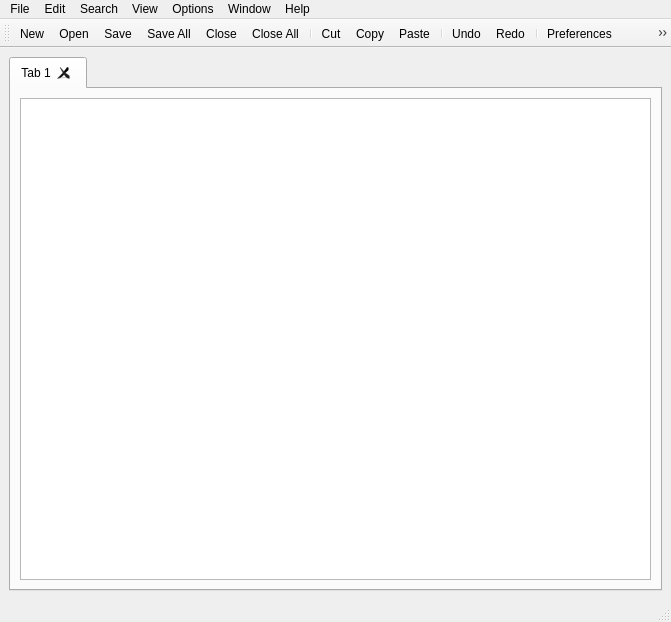
<?xml version="1.0" encoding="UTF-8"?>
<ui version="4.0">
 <class>Editor</class>
 <widget class="QMainWindow" name="Editor">
  <property name="geometry">
   <rect>
    <x>0</x>
    <y>0</y>
    <width>671</width>
    <height>622</height>
   </rect>
  </property>
  <property name="windowTitle">
   <string>Edito Editor</string>
  </property>
  <property name="windowIcon">
   <iconset resource="Resources.qrc">
    <normaloff>:/icons/editoIco.png</normaloff>:/icons/editoIco.png</iconset>
  </property>
  <widget class="QWidget" name="centralwidget">
   <layout class="QGridLayout" name="gridLayout">
    <item row="0" column="0">
     <widget class="QTabWidget" name="editorTabs">
      <property name="currentIndex">
       <number>0</number>
      </property>
      <property name="iconSize">
       <size>
        <width>16</width>
        <height>16</height>
       </size>
      </property>
      <property name="tabsClosable">
       <bool>true</bool>
      </property>
      <widget class="QWidget" name="tab">
       <attribute name="title">
        <string>Tab 1</string>
       </attribute>
       <layout class="QGridLayout" name="gridLayout_2">
        <item row="0" column="0">
         <widget class="CodeEditor" name="TextOut">
          <property name="lineWrapMode">
           <enum>QPlainTextEdit::LineWrapMode::NoWrap</enum>
          </property>
          <property name="overwriteMode">
           <bool>false</bool>
          </property>
         </widget>
        </item>
       </layout>
      </widget>
     </widget>
    </item>
   </layout>
  </widget>
  <widget class="QMenuBar" name="menubar">
   <property name="geometry">
    <rect>
     <x>0</x>
     <y>0</y>
     <width>671</width>
     <height>21</height>
    </rect>
   </property>
   <widget class="QMenu" name="menuFile">
    <property name="title">
     <string>File</string>
    </property>
    <addaction name="actionNew"/>
    <addaction name="actionOpen"/>
    <addaction name="separator"/>
    <addaction name="actionSave"/>
    <addaction name="actionSave_As"/>
    <addaction name="actionSave_All"/>
    <addaction name="actionSave_Copy_As"/>
    <addaction name="actionClose"/>
    <addaction name="actionClose_All"/>
    <addaction name="separator"/>
    <addaction name="actionOpen_Recent_Closed"/>
    <addaction name="separator"/>
    <addaction name="actionHome"/>
    <addaction name="actionExit"/>
   </widget>
   <widget class="QMenu" name="menuEdit">
    <property name="title">
     <string>Edit</string>
    </property>
    <widget class="QMenu" name="menuInsert">
     <property name="title">
      <string>Insert</string>
     </property>
     <addaction name="actionDate_and_Time_Short"/>
     <addaction name="actionDate_and_Time_Long"/>
    </widget>
    <widget class="QMenu" name="menuConvert_Case_to">
     <property name="title">
      <string>Convert Case to</string>
     </property>
     <addaction name="actionUPPERCASE"/>
     <addaction name="actionLowercase"/>
    </widget>
    <widget class="QMenu" name="menuOn_Selection">
     <property name="title">
      <string>On Selection</string>
     </property>
     <addaction name="actionSearch_on_Web"/>
    </widget>
    <widget class="QMenu" name="menuCopy_to_Clipboard">
     <property name="title">
      <string>Copy to Clipboard</string>
     </property>
     <addaction name="actionCopy_Current_File_Path"/>
     <addaction name="actionCopy_Current_Filename"/>
     <addaction name="actionCopy_Current_Dir"/>
    </widget>
    <widget class="QMenu" name="menuEOL_Conversion">
     <property name="title">
      <string>EOL Conversion</string>
     </property>
     <addaction name="actionWindows_CR_LF"/>
     <addaction name="actionUnix_LF"/>
     <addaction name="actionMacintosh_RC"/>
    </widget>
    <addaction name="actionUndo"/>
    <addaction name="actionRedo"/>
    <addaction name="separator"/>
    <addaction name="actionCut"/>
    <addaction name="actionCopy"/>
    <addaction name="actionPaste"/>
    <addaction name="actionDuplicate_Line"/>
    <addaction name="separator"/>
    <addaction name="actionSelect_Line"/>
    <addaction name="actionSelect_All"/>
    <addaction name="separator"/>
    <addaction name="actionDelete"/>
    <addaction name="actionDelete_Word"/>
    <addaction name="actionDelete_line"/>
    <addaction name="actionDelete_to_End_of_Line"/>
    <addaction name="separator"/>
    <addaction name="menuInsert"/>
    <addaction name="menuCopy_to_Clipboard"/>
    <addaction name="menuConvert_Case_to"/>
    <addaction name="menuOn_Selection"/>
    <addaction name="menuEOL_Conversion"/>
    <addaction name="separator"/>
    <addaction name="actionToggle_Read_Only"/>
    <addaction name="separator"/>
   </widget>
   <widget class="QMenu" name="menuView">
    <property name="title">
     <string>View</string>
    </property>
    <widget class="QMenu" name="menuZoom">
     <property name="title">
      <string>Zoom</string>
     </property>
     <addaction name="actionZoom_In"/>
     <addaction name="actionZoom_Out"/>
     <addaction name="actionRestore_Default_Zoom"/>
    </widget>
    <addaction name="actionAlways_On_Top"/>
    <addaction name="menuZoom"/>
    <addaction name="separator"/>
    <addaction name="actionWord_Wrap"/>
    <addaction name="actionFull_Screen"/>
    <addaction name="separator"/>
    <addaction name="actionToggle_Tool_Bar"/>
    <addaction name="actionToggle_Status_Bar"/>
   </widget>
   <widget class="QMenu" name="menuHelp">
    <property name="title">
     <string>Help</string>
    </property>
   </widget>
   <widget class="QMenu" name="menuOptions">
    <property name="title">
     <string>Options</string>
    </property>
    <addaction name="actionPreferences"/>
   </widget>
   <widget class="QMenu" name="menuWindow">
    <property name="title">
     <string>Window</string>
    </property>
   </widget>
   <widget class="QMenu" name="menuSearch">
    <property name="title">
     <string>Search</string>
    </property>
    <addaction name="actionGo_To"/>
   </widget>
   <addaction name="menuFile"/>
   <addaction name="menuEdit"/>
   <addaction name="menuSearch"/>
   <addaction name="menuView"/>
   <addaction name="menuOptions"/>
   <addaction name="menuWindow"/>
   <addaction name="menuHelp"/>
  </widget>
  <widget class="QStatusBar" name="statusbar">
   <property name="acceptDrops">
    <bool>false</bool>
   </property>
  </widget>
  <widget class="QToolBar" name="toolBar">
   <property name="sizePolicy">
    <sizepolicy hsizetype="Preferred" vsizetype="Fixed">
     <horstretch>0</horstretch>
     <verstretch>0</verstretch>
    </sizepolicy>
   </property>
   <property name="acceptDrops">
    <bool>false</bool>
   </property>
   <property name="windowTitle">
    <string>toolBar</string>
   </property>
   <property name="movable">
    <bool>true</bool>
   </property>
   <property name="floatable">
    <bool>true</bool>
   </property>
   <attribute name="toolBarArea">
    <enum>TopToolBarArea</enum>
   </attribute>
   <attribute name="toolBarBreak">
    <bool>false</bool>
   </attribute>
   <addaction name="actionNew"/>
   <addaction name="actionOpen"/>
   <addaction name="actionSave"/>
   <addaction name="actionSave_All"/>
   <addaction name="actionClose"/>
   <addaction name="actionClose_All"/>
   <addaction name="separator"/>
   <addaction name="actionCut"/>
   <addaction name="actionCopy"/>
   <addaction name="actionPaste"/>
   <addaction name="separator"/>
   <addaction name="actionUndo"/>
   <addaction name="actionRedo"/>
   <addaction name="separator"/>
   <addaction name="actionPreferences"/>
   <addaction name="actionHome"/>
   <addaction name="separator"/>
   <addaction name="actionZoom_In"/>
   <addaction name="actionZoom_Out"/>
   <addaction name="separator"/>
  </widget>
  <action name="actionOpen">
   <property name="icon">
    <iconset resource="Resources.qrc">
     <normaloff>:/icons/open.png</normaloff>:/icons/open.png</iconset>
   </property>
   <property name="text">
    <string>Open...</string>
   </property>
   <property name="shortcut">
    <string>Ctrl+O</string>
   </property>
  </action>
  <action name="actionSave">
   <property name="icon">
    <iconset resource="Resources.qrc">
     <normaloff>:/icons/save.png</normaloff>:/icons/save.png</iconset>
   </property>
   <property name="text">
    <string>Save</string>
   </property>
   <property name="shortcut">
    <string>Ctrl+S</string>
   </property>
  </action>
  <action name="actionSave_As">
   <property name="text">
    <string>Save As...</string>
   </property>
   <property name="shortcut">
    <string>Ctrl+Alt+S</string>
   </property>
  </action>
  <action name="actionSave_Copy_As">
   <property name="text">
    <string>Save Copy As...</string>
   </property>
  </action>
  <action name="actionNew">
   <property name="icon">
    <iconset resource="Resources.qrc">
     <normaloff>:/icons/new.png</normaloff>:/icons/new.png</iconset>
   </property>
   <property name="text">
    <string>New</string>
   </property>
   <property name="shortcut">
    <string>Ctrl+N</string>
   </property>
  </action>
  <action name="actionPreferences">
   <property name="icon">
    <iconset resource="Resources.qrc">
     <normaloff>:/icons/settings.png</normaloff>:/icons/settings.png</iconset>
   </property>
   <property name="text">
    <string>Preferences</string>
   </property>
  </action>
  <action name="actionZoom_In">
   <property name="icon">
    <iconset resource="Resources.qrc">
     <normaloff>:/icons/zoomIn.png</normaloff>:/icons/zoomIn.png</iconset>
   </property>
   <property name="text">
    <string>Zoom In</string>
   </property>
   <property name="shortcut">
    <string>Ctrl++</string>
   </property>
  </action>
  <action name="actionZoom_Out">
   <property name="icon">
    <iconset resource="Resources.qrc">
     <normaloff>:/icons/zoomOut.png</normaloff>:/icons/zoomOut.png</iconset>
   </property>
   <property name="text">
    <string>Zoom Out</string>
   </property>
   <property name="shortcut">
    <string>Ctrl+-</string>
   </property>
  </action>
  <action name="actionToggle_Read_Only">
   <property name="checkable">
    <bool>true</bool>
   </property>
   <property name="text">
    <string>Read-Only</string>
   </property>
  </action>
  <action name="actionAlways_On_Top">
   <property name="checkable">
    <bool>true</bool>
   </property>
   <property name="text">
    <string>Always On Top</string>
   </property>
  </action>
  <action name="actionWord_Wrap">
   <property name="checkable">
    <bool>true</bool>
   </property>
   <property name="text">
    <string>Word Wrap</string>
   </property>
  </action>
  <action name="actionCopy">
   <property name="icon">
    <iconset resource="Resources.qrc">
     <normaloff>:/icons/copy.png</normaloff>:/icons/copy.png</iconset>
   </property>
   <property name="text">
    <string>Copy</string>
   </property>
   <property name="shortcut">
    <string>Ctrl+C</string>
   </property>
  </action>
  <action name="actionSelect_All">
   <property name="icon">
    <iconset resource="Resources.qrc">
     <normaloff>:/icons/selectAll.png</normaloff>:/icons/selectAll.png</iconset>
   </property>
   <property name="text">
    <string>Select All</string>
   </property>
   <property name="shortcut">
    <string>Ctrl+A</string>
   </property>
  </action>
  <action name="actionDate_and_Time_Short">
   <property name="text">
    <string>Date and Time (Short)</string>
   </property>
  </action>
  <action name="actionDate_and_Time_Long">
   <property name="text">
    <string>Date and Time (Long)</string>
   </property>
  </action>
  <action name="actionDuplicate_Line">
   <property name="text">
    <string>Duplicate Line</string>
   </property>
   <property name="shortcut">
    <string>Ctrl+D</string>
   </property>
  </action>
  <action name="actionDelete_line">
   <property name="text">
    <string>Delete line</string>
   </property>
   <property name="shortcut">
    <string>Shift+Del</string>
   </property>
  </action>
  <action name="actionSelect_Line">
   <property name="icon">
    <iconset resource="Resources.qrc">
     <normaloff>:/icons/selectLine.png</normaloff>:/icons/selectLine.png</iconset>
   </property>
   <property name="text">
    <string>Select Line</string>
   </property>
  </action>
  <action name="actionDelete">
   <property name="icon">
    <iconset resource="Resources.qrc">
     <normaloff>:/icons/delete.png</normaloff>:/icons/delete.png</iconset>
   </property>
   <property name="text">
    <string>Delete</string>
   </property>
   <property name="shortcut">
    <string>Del</string>
   </property>
  </action>
  <action name="actionDelete_Word">
   <property name="text">
    <string>Delete Word</string>
   </property>
   <property name="shortcut">
    <string>Ctrl+Del</string>
   </property>
  </action>
  <action name="actionDelete_to_End_of_Line">
   <property name="text">
    <string>Delete to End of Line</string>
   </property>
   <property name="shortcut">
    <string>Ctrl+Shift+Del</string>
   </property>
  </action>
  <action name="actionUPPERCASE">
   <property name="icon">
    <iconset resource="Resources.qrc">
     <normaloff>:/icons/upper.png</normaloff>:/icons/upper.png</iconset>
   </property>
   <property name="text">
    <string>UPPERCASE</string>
   </property>
   <property name="shortcut">
    <string>Ctrl+Shift+U</string>
   </property>
  </action>
  <action name="actionLowercase">
   <property name="icon">
    <iconset resource="Resources.qrc">
     <normaloff>:/icons/lower.png</normaloff>:/icons/lower.png</iconset>
   </property>
   <property name="text">
    <string>lowercase</string>
   </property>
   <property name="shortcut">
    <string>Ctrl+U</string>
   </property>
  </action>
  <action name="actionCut">
   <property name="icon">
    <iconset resource="Resources.qrc">
     <normaloff>:/icons/cut.png</normaloff>:/icons/cut.png</iconset>
   </property>
   <property name="text">
    <string>Cut</string>
   </property>
   <property name="shortcut">
    <string>Ctrl+X</string>
   </property>
  </action>
  <action name="actionPaste">
   <property name="icon">
    <iconset resource="Resources.qrc">
     <normaloff>:/icons/paste.png</normaloff>:/icons/paste.png</iconset>
   </property>
   <property name="text">
    <string>Paste</string>
   </property>
   <property name="shortcut">
    <string>Ctrl+V</string>
   </property>
  </action>
  <action name="actionSearch_on_Web">
   <property name="icon">
    <iconset resource="Resources.qrc">
     <normaloff>:/icons/web.png</normaloff>:/icons/web.png</iconset>
   </property>
   <property name="text">
    <string>Search on Web</string>
   </property>
  </action>
  <action name="actionCopy_Current_File_Path">
   <property name="text">
    <string>Copy Current File Path</string>
   </property>
  </action>
  <action name="actionCopy_Current_Filename">
   <property name="text">
    <string>Copy Current Filename</string>
   </property>
  </action>
  <action name="actionCopy_Current_Dir">
   <property name="text">
    <string>Copy Current Dir. Path</string>
   </property>
  </action>
  <action name="actionSave_All">
   <property name="icon">
    <iconset resource="Resources.qrc">
     <normaloff>:/icons/saveAll.png</normaloff>:/icons/saveAll.png</iconset>
   </property>
   <property name="text">
    <string>Save All</string>
   </property>
  </action>
  <action name="actionClose">
   <property name="icon">
    <iconset resource="Resources.qrc">
     <normaloff>:/icons/close.png</normaloff>:/icons/close.png</iconset>
   </property>
   <property name="text">
    <string>Close</string>
   </property>
  </action>
  <action name="actionClose_All">
   <property name="icon">
    <iconset resource="Resources.qrc">
     <normaloff>:/icons/closeAll.png</normaloff>:/icons/closeAll.png</iconset>
   </property>
   <property name="text">
    <string>Close All</string>
   </property>
  </action>
  <action name="actionUndo">
   <property name="icon">
    <iconset resource="Resources.qrc">
     <normaloff>:/icons/undo.png</normaloff>:/icons/undo.png</iconset>
   </property>
   <property name="text">
    <string>Undo</string>
   </property>
   <property name="shortcut">
    <string>Ctrl+Z, Alt+Backspace</string>
   </property>
  </action>
  <action name="actionRedo">
   <property name="icon">
    <iconset resource="Resources.qrc">
     <normaloff>:/icons/redo.png</normaloff>:/icons/redo.png</iconset>
   </property>
   <property name="text">
    <string>Redo</string>
   </property>
   <property name="shortcut">
    <string>Ctrl+Y, Ctrl+Shift+Z</string>
   </property>
  </action>
  <action name="actionExit">
   <property name="icon">
    <iconset resource="Resources.qrc">
     <normaloff>:/icons/exit.png</normaloff>:/icons/exit.png</iconset>
   </property>
   <property name="text">
    <string>Exit</string>
   </property>
  </action>
  <action name="actionFull_Screen">
   <property name="checkable">
    <bool>true</bool>
   </property>
   <property name="text">
    <string>Full Screen Mode</string>
   </property>
   <property name="shortcut">
    <string>F11</string>
   </property>
  </action>
  <action name="actionHome">
   <property name="icon">
    <iconset resource="Resources.qrc">
     <normaloff>:/icons/home.png</normaloff>:/icons/home.png</iconset>
   </property>
   <property name="text">
    <string>Home</string>
   </property>
  </action>
  <action name="actionRestore_Default_Zoom">
   <property name="text">
    <string>Restore Default Zoom</string>
   </property>
   <property name="shortcut">
    <string>Ctrl+/</string>
   </property>
  </action>
  <action name="actionGo_To">
   <property name="text">
    <string>Go To...</string>
   </property>
   <property name="shortcut">
    <string>Ctrl+G</string>
   </property>
  </action>
  <action name="actionUTF_8">
   <property name="checkable">
    <bool>true</bool>
   </property>
   <property name="text">
    <string>UTF-8</string>
   </property>
  </action>
  <action name="actionUTF_16LE">
   <property name="checkable">
    <bool>true</bool>
   </property>
   <property name="text">
    <string>UTF-16LE</string>
   </property>
  </action>
  <action name="actionUTF_16BE">
   <property name="checkable">
    <bool>true</bool>
   </property>
   <property name="text">
    <string>UTF-16BE</string>
   </property>
  </action>
  <action name="actionUTF_32LE">
   <property name="checkable">
    <bool>true</bool>
   </property>
   <property name="text">
    <string>UTF-32LE</string>
   </property>
  </action>
  <action name="actionUTF_32BE">
   <property name="checkable">
    <bool>true</bool>
   </property>
   <property name="text">
    <string>UTF-32BE</string>
   </property>
  </action>
  <action name="actionToggle_Status_Bar">
   <property name="checkable">
    <bool>true</bool>
   </property>
   <property name="text">
    <string>Toggle Status Bar</string>
   </property>
  </action>
  <action name="actionToggle_Tool_Bar">
   <property name="checkable">
    <bool>true</bool>
   </property>
   <property name="text">
    <string>Toggle Tool Bar</string>
   </property>
  </action>
  <action name="actionWindows_CR_LF">
   <property name="text">
    <string>Windows (CR LF)</string>
   </property>
  </action>
  <action name="actionUnix_LF">
   <property name="text">
    <string>Unix (LF)</string>
   </property>
  </action>
  <action name="actionMacintosh_RC">
   <property name="text">
    <string>Macintosh (RC)</string>
   </property>
  </action>
  <action name="actionOpen_Recent_Closed">
   <property name="text">
    <string>Restore Recent Closed File</string>
   </property>
   <property name="shortcut">
    <string>Ctrl+Shift+T</string>
   </property>
  </action>
 </widget>
 <customwidgets>
  <customwidget>
   <class>CodeEditor</class>
   <extends>QPlainTextEdit</extends>
   <header>codeeditor.h</header>
  </customwidget>
 </customwidgets>
 <resources>
  <include location="Resources.qrc"/>
 </resources>
 <connections/>
</ui>
